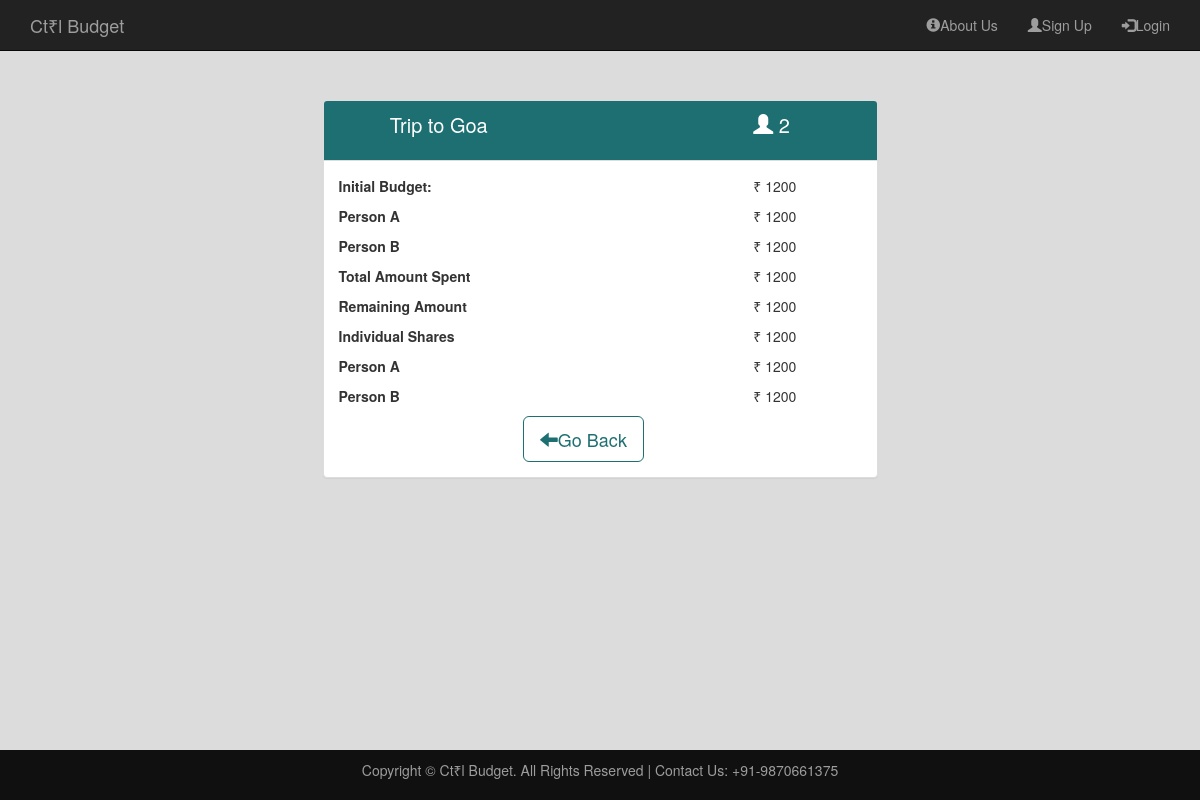
The app's page /templates/expensedist.php, older data.
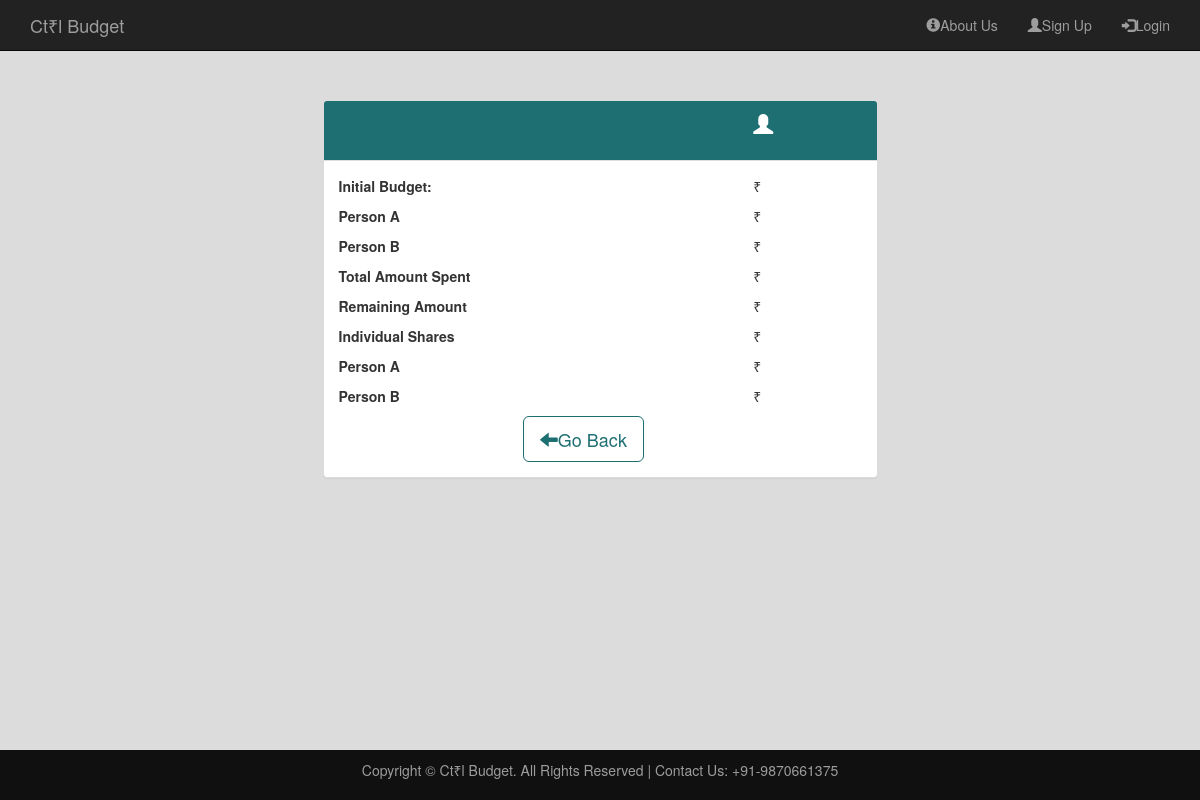
The same page, newer data.
### tables this page shows
CREATE TABLE `usersplans` (
  `id` int(11) NOT NULL,
  `user_id` int(11) NOT NULL,
  `title` varchar(255) NOT NULL,
  `_from` varchar(255) NOT NULL,
  `_to` varchar(255) NOT NULL,
  `i_budget` int(10) NOT NULL,
  `n_people` int(2) NOT NULL,
  `person1` varchar(255) NOT NULL,
  `person2` varchar(255) NOT NULL,
  `reg_em` varchar(255) NOT NULL
);

### templates/expensedist.php (the view, shortened to what this page needs)
<?php
require '../includes/common.php';
$expense_q = "SELECT * from usersplans";
$expense_q_res = mysqli_query($con, $expense_q);
$row = mysqli_fetch_array($expense_q_res);
?>
<!DOCTYPE html>
<html>
<head>
	<link rel="stylesheet" type="text/css" href="https://maxcdn.bootstrapcdn.com/bootstrap/3.3.7/css/bootstrap.min.css">
<link rel="stylesheet" type="text/css" href="../public/css/style.css">
</head>
<body class="bg-color">
	<?php
	include '../includes/header.php';
	?><br><br>
	<div class="container">
		<div class="row">
			<div class="col-xs-12 col-md-6 col-md-offset-3">
				<div class="panel panel-default">
					<div class="panel-heading">
						<div class="row">
							<div class="col-xs-5">
								<center>
									<p style="text-align: center; font-size: 20px;"><?php echo $row['title']; ?></p>
								</center>
							</div>
						<div class="col-xs-3" style="float: right;">
							<p style="font-size: 20px;"><span class = "glyphicon glyphicon-user"></span><?php echo " ".$row['n_people']; ?></p>
						</div>
						</div>
					</div>
					<div class="panel-body">
						<div class="row">
							<div class="col-xs-3">
								<b> Initial Budget:</b>
							</div>
							<div class="col-xs-3 col-xs-offset-6">
								<p>₹ <?php echo $row['i_budget'] ?></p>
							</div>
						</div>
						<div class="row">
							<div class="col-xs-3">
								<b>Person A</b>
							</div>
							<div class="col-xs-3 col-xs-offset-6">
								<p>₹ <?php echo $row['i_budget'] ?></p>
							</div>
						</div>
						<div class="row">
							<div class="col-xs-3">
								<b>Person B</b>
							</div>
							<div class="col-xs-3 col-xs-offset-6">
								<p>₹ <?php echo $row['i_budget'] ?></p>
							</div>
						</div>
						<div class="row">
							<div class="col-xs-4">
								<b>Total Amount Spent</b>
							</div>
							<div class="col-xs-3 col-xs-offset-5">
								<p>₹ <?php echo $row['i_budget'] ?></p>
							</div>
						</div>
						<div class="row">
							<div class="col-xs-4">
								<b>Remaining Amount</b>
							</div>
							<div class="col-xs-3 col-xs-offset-5">
								<p>₹ <?php echo $row['i_budget'] ?></p>
							</div>
						</div>
						<div class="row">
							<div class="col-xs-4">
								<b>Individual Shares</b>
							</div>
							<div class="col-xs-3 col-xs-offset-5">
								<p>₹ <?php echo $row['i_budget'] ?></p>
							</div>
						</div>
						<div class="row">
							<div class="col-xs-3">
								<b>Person A</b>
							</div>
							<div class="col-xs-3 col-xs-offset-6">
								<p>₹ <?php echo $row['i_budget'] ?></p>
							</div>
						</div>
						<div class="row">
							<div class="col-xs-3">
								<b>Person B</b>
							</div>
							<div class="col-xs-3 col-xs-offset-6">
								<p>₹ <?php echo $row['i_budget'] ?></p>
							</div>
						</div>
						<div class="row">
							<div class="col-xs-4 col-xs-offset-4">
								<a href="viewplan.php"><button class="btn-lg btn-default" style="color: #1e6f72; border: 1px solid #1e6f72;"><span class="glyphicon glyphicon-arrow-left" style="color: #1e6f72;"></span>Go Back</button></a>
							</div>
						</div>
					</div>
				</div>
			</div>
		</div>
	</div>
	<?php
	include '../includes/footer.php';
	?>
</body>
</html>

### includes/header.php (shortened to what this page needs)
<div class="navbar navbar-inverse navbar-fixed-top">
	<div class="container">
		<div class="navbar-header">
			<a class="navbar-brand" href="home.php">Ct₹l Budget</a>
			</div>
			<div class="collapse navbar-collapse" id="myNavbar">
				<ul class="nav navbar-nav navbar-right">
				<?php
				if (isset($_SESSION['email']))
				{
				?>
				<li><a href="signup.php"><span class="glyphicon glyphicon-info-sign"></span>About Us</a></li>
				<li><a href="changepassword.php"><span class="glyphicon glyphicon-cog"></span>Change Password</a></li>
				<li><a href="login.php"><span class="glyphicon glyphicon-log-in"></span>Logout</a></li>
				<?php
				}
				else
				{
				?>
				<li><a href="../templates/about.php"><span class="glyphicon glyphicon-info-sign"></span>About Us</a></li>
				<li><a href="../templates/signup.php"><span class="glyphicon glyphicon-user"></span>Sign Up</a></li>
				<li><a href="../templates/login.php"><span class="glyphicon glyphicon-log-in"></span>Login</a></li>
				<?php
				}
				?>
				</ul>
			</div>
	</div>
</div>
<br><br><br>

### includes/footer.php
<footer class=" navbar-fixed-bottom">
	<div class="container">
		<center>
			<p>Copyright © Ct₹l Budget. All Rights Reserved | Contact Us: +91-9870661375</p>
		</center>
	</div>
</footer>

### public/css/style.css (style rules this page uses)
footer { padding: 10px 0; background-color: #101010; color:#9d9d9d; bottom: 0; width: 100% }
.bg-color { background: #DCDCDC; height: 100%; width: 100%; }
.panel > .panel-heading { background-image: none; background-color: #1e6f72; color: white; }

Row changes from the older to the newer data that the page shows:
removed usersplans: title "Trip to Goa", n_people "2", i_budget "1200"
